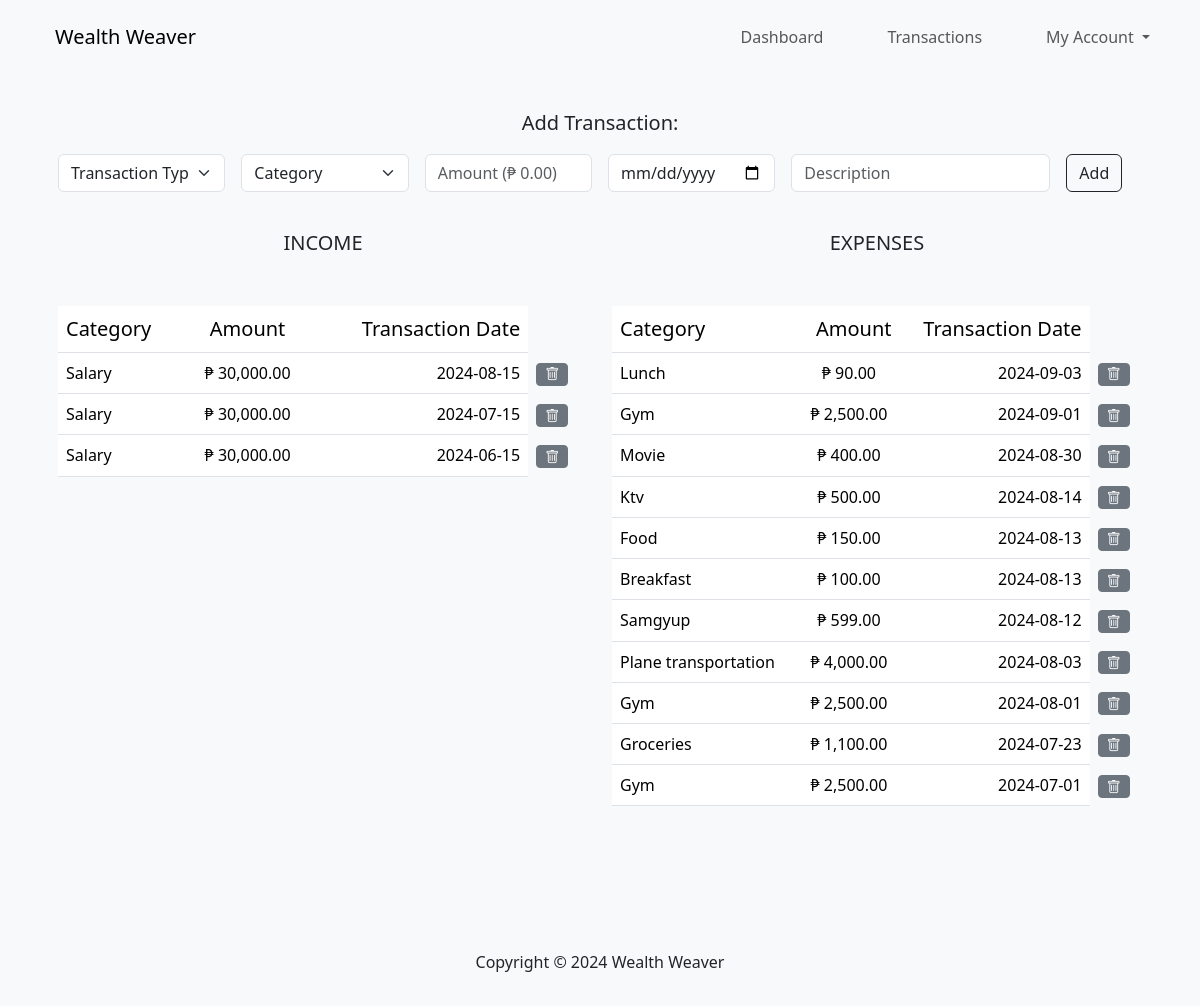
The app's page /transactions (signed in) with its own data.
### tables this page shows
CREATE TABLE transactions (
    id_transaction INTEGER PRIMARY KEY AUTOINCREMENT NOT NULL,
    id_user INTEGER NOT NULL,
    transaction_type VARCHAR(20) NOT NULL,
    category VARCHAR(50) NOT NULL,
    amount NUMERIC NOT NULL,
    transaction_datetime DATETIME NOT NULL,
    description TEXT,
    FOREIGN KEY (id_user) REFERENCES users(id)
);

### app.py (the view)
@app.route("/transactions", methods=["POST", "GET"])
@login_required
def transaction():
    session.pop("graph_data", None)
    session.pop("graph_selected", None)
    def show_transaction(transaction_id):
        db.execute("""
            DELETE FROM categories WHERE id_user = ? AND category NOT IN (SELECT category FROM transactions WHERE id_user = ?)
        """, session["user_id"], session["user_id"])
        categories = db.execute("SELECT * FROM categories WHERE id_user = ?", session["user_id"])
        income = db.execute("SELECT * FROM transactions WHERE id_user = ? AND transaction_type = 'Income' ORDER BY transaction_datetime DESC", session["user_id"])
        expenses = db.execute("SELECT * FROM transactions WHERE id_user = ? AND transaction_type = 'Expenses' ORDER BY transaction_datetime DESC", session["user_id"])
        income_sum = db.execute("SELECT COALESCE(SUM(amount), 0) AS sum FROM transactions WHERE id_user = ? AND transaction_type = 'Income'", session["user_id"])
        expenses_sum = db.execute("SELECT COALESCE(SUM(amount), 0) AS sum FROM transactions WHERE id_user = ? AND transaction_type = 'Expenses'", session["user_id"])
        balance = income_sum[0]["sum"] - expenses_sum[0]["sum"]
        if transaction_id != 0:
            previous_transaction = db.execute("SELECT * FROM transactions WHERE id_transaction = ? ", transaction_id)
            if len(previous_transaction) == 1:
                type_selected = previous_transaction[0]['transaction_type']
                category_selected = previous_transaction[0]['category']
            else:
                type_selected = 0
                category_selected = 0
        else:
            type_selected = 0
            category_selected = 0
        db.execute("UPDATE users SET cash = ? WHERE id = ?", balance, session["user_id"])
        return render_template("transactions.html", income=income, expenses=expenses, categories=categories, type_selected=type_selected, category_selected=category_selected)
    if request.method == "POST":
        if request.form.get("form_id") == "add":
            transaction_type = request.form.get("transaction_type")
            category = request.form.get("category").capitalize()
            amount = float(request.form.get("amount"))
            transaction_date = request.form.get("transaction_date")
            description = request.form.get("description")
            if not description:
                description = "No Description"
            query = """
                INSERT INTO transactions (
                    id_user, transaction_type, category, amount, transaction_datetime, description
                ) VALUES (?, ?, ?, ?, ?, ?)
            """
            transaction_id = db.execute(query, session["user_id"], transaction_type, category, amount, transaction_date, description)
            session["transaction_id"] = transaction_id
            return redirect("/transactions")
        elif request.form.get("form_id") == "delete":
            transaction_id = request.form.get("transaction_id")
            db.execute("DELETE FROM transactions WHERE id_transaction = ?", transaction_id)
            return redirect("/transactions")
    else:
        if session.get("transaction_id") is None:
            return show_transaction(0)
        else:
            pti = session["transaction_id"]
            session.pop("transaction_id", None)
            return show_transaction(pti)

### app.py (called while the page is built)
@app.after_request
def after_request(response):
    response.headers["Cache-Control"] = "no-cache, no-store, must-revalidate"
    response.headers["Expires"] = 0
    response.headers["Pragma"] = "no-cache"
    return response

### helpers.py (called while the page is built)
def login_required(f):
    @wraps(f)
    def decorated_function(*args, **kwargs):
        if session.get("user_id") is None:
            return redirect("/")
        return f(*args, **kwargs)
    return decorated_function

def php(value):
    if value is None:
        return "₱ 0.00"
    return f"₱ {value:,.2f}"

### templates/transactions.html (shortened to what this page needs)
{% extends "layout.html" %}
{% block message %}
    <section class="p-3">
        <p class="lead">Add Transaction:</p>
        <form class="row g-3 mb-1" action="/transactions" method="post" id="form_transaction">
            <div class="col-md-2">
                <select id="transaction_type" class="form-select" name="transaction_type" required="true">
                    <option {% if type_selected == 0 %} selected {% endif %} disabled value="">Transaction Type</option>
                </select>
            </div>
            <div class="col-md-2">
                <select class="form-select" name="category" id="selectCategory" required="true">
                    <option {% if category_selected == 0 %} selected {% endif %} disabled value="0">Category</option>
                </select>
            </div>
            <div class="col-md-2">
                <input id="amount_input" autocomplete="off" type="number" class="form-control" placeholder="Amount ({{ 0.00 | php }})" min="0" name="amount" step="any" required="true">
            </div>
            <div class="col-md-2">
                <input id="transaction_date" autocomplete="off" type="date" class="form-control" name="transaction_date" required="true">
            </div>
            <div class="col-md-3">
                <input autocomplete="off" type="text" class="form-control" placeholder="Description" name="description">
            </div>
            <div class="col-md-1 d-flex align-items-end">
                <button type="submit" class="btn btn-outline-dark">Add</button>
            </div>
        </form>
    </section>
{% endblock %}
{% block main %}
    <section class="p-3">
        <div class="row g-4">
            <div class="col-md-12 col-lg-6 pb-5 mb-5">
                <p class="lead text-center mb-5">INCOME</p>
                <table class="table table-hover">
                    <thead>
                        <tr>
                            <th class="text-start lead">Category</th>
                            <th class="text-center lead">Amount</th>
                            <th class="text-end lead">Transaction Date</th>
                        </tr>
                    </thead>
                    <tbody>
                        {% for i in income %}
                            <tr data-bs-toggle="tooltip" data-bs-title="{{ i.description }}" data-bs-placement="top">
                                <td class="text-start">{{ i.category }} </td>
                                <td class="text-center">{{ i.amount | php }}</td>
                                <td class="text-end">{{ i.transaction_datetime }}</td>
                                <td class="text-start border-0 bg-light">
                                    <form action="/transactions" method="post">
                                        <button type="submit" class="btn btn-secondary btn-sm p-0 px-2">
                                            <i class="bi bi-trash"></i>
                                    </form>
                                </td>
                            </tr>
                        {% endfor %}
                    </tbody>
                </table>
            </div>
            <div class="col-md-12 col-lg-6 pb-5 mb-5">
                <p class="lead text-center mb-5">EXPENSES</p>
                <table class="table table-hover">
                    <thead>
                        <tr>
                            <th class="text-start lead">Category</th>
                            <th class="text-end lead">Amount</th>
                            <th class="text-end lead">Transaction Date</th>
                        </tr>
                    </thead>
                    <tbody>
                        {% for e in expenses %}
                            <tr data-bs-toggle="tooltip" data-bs-title="{{ e.description }}" data-bs-placement="top">
                                <td class="text-start">{{ e.category }} </td>
                                <td class="text-center">{{ e.amount | php }}</td>
                                <td class="text-end">{{ e.transaction_datetime }}</td>
                                <td class="text-start border-0 bg-light">
                                    <form action="/transactions" method="post">
                                        <button type="submit" class="btn btn-secondary btn-sm p-0 px-2">
                                            <i class="bi bi-trash"></i>
                                    </form>
                                </td>
                            </tr>
                        {% endfor %}
                    </tbody>
                </table>
            </div>
        </div>
    </section>
{% endblock %}

### templates/layout.html (shortened to what this page needs)
<!DOCTYPE html>
<html lang="en">
    <head>
        <link href="https://cdn.jsdelivr.net/npm/bootstrap@5.3.3/dist/css/bootstrap.min.css" rel="stylesheet">
        <link rel="stylesheet" href="https://cdn.jsdelivr.net/npm/bootstrap-icons@1.11.3/font/bootstrap-icons.min.css">
        <link rel="stylesheet" href="../static/style.css">
    </head>
    <body>
        <div class="toast-container position-fixed bottom-0 end-0 p-3">
        </div>
        <div class="toast-container position-fixed bottom-0 end-0 p-3">
        </div>
        <div class="toast-container position-fixed bottom-0 end-0 p-3">
        </div>
        <div class="toast-container position-fixed bottom-0 end-0 p-3">
        </div>
        <nav class="navbar navbar-expand-lg bg-light navbar-light py-3 fixed-top">
            <div class="container">
                <form action="/" method="get">
                    <button type="submit" class="navbar-brand btn btn-link">Wealth Weaver</button>
                </form>
                <div class="collapse navbar-collapse" id="navmenu">
                    <ul class="navbar-nav ms-auto">
                        {% if session["user_id"] %}
                            <li class="nav-item ms-5">
                                <form action="/" method="get">
                                    <button type="submit" class="nav-link">Dashboard</button>
                                </form>
                            </li>
                            <li class="nav-item ms-5">
                                <form action="/transactions" method="get">
                                    <button type="submit" class="nav-link">Transactions</button>
                                </form>
                            </li>
                            <div class="dropdown ms-5">
                                <button class="nav-link dropdown-toggle" type="button" data-bs-toggle="dropdown" aria-expanded="false">
                                    My Account
                                </button>
                            </div>
                        {% endif %}
                    </ul>
                </div>
            </div>
        </nav>
        <section class="message bg-light text-dark">
            <div class="container">
                {% block message %}{% endblock %}
            </div>
        </section>
        <section class="content bg-light text-dark">
            <div class="container">
                {% block main %}{% endblock %}
            </div>
        </section>
        <footer class="p-3 bg-light text-dark text-center">
            <div class="container">
                <p>Copyright &copy; 2024 Wealth Weaver</p>
            </div>
        </footer>
    </body>
</html>

### static/style.css (style rules this page uses)
body::before { display: block; content: ''; height: 60px; }
body { display: flex; flex-direction: column; min-height: 100vh; }
.content { flex: 1; display: flex; align-items: center; justify-content: start; }
.message { padding-top: 2rem; text-align: center; }

### records on screen
transactions: category "Salary", amount|php "₱ 30,000.00", transaction_datetime "2024-08-15"
transactions: category "Salary", amount|php "₱ 30,000.00", transaction_datetime "2024-07-15"
transactions: category "Salary", amount|php "₱ 30,000.00", transaction_datetime "2024-06-15"
transactions: category "Lunch", amount|php "₱ 90.00", transaction_datetime "2024-09-03"
transactions: category "Gym", amount|php "₱ 2,500.00", transaction_datetime "2024-09-01"
transactions: category "Movie", amount|php "₱ 400.00", transaction_datetime "2024-08-30"
transactions: category "Ktv", amount|php "₱ 500.00", transaction_datetime "2024-08-14"
transactions: category "Food", amount|php "₱ 150.00", transaction_datetime "2024-08-13"
transactions: category "Breakfast", amount|php "₱ 100.00", transaction_datetime "2024-08-13"
transactions: category "Samgyup", amount|php "₱ 599.00", transaction_datetime "2024-08-12"
transactions: category "Plane transportation", amount|php "₱ 4,000.00", transaction_datetime "2024-08-03"
transactions: category "Gym", amount|php "₱ 2,500.00", transaction_datetime "2024-08-01"
transactions: category "Groceries", amount|php "₱ 1,100.00", transaction_datetime "2024-07-23"
transactions: category "Gym", amount|php "₱ 2,500.00", transaction_datetime "2024-07-01"
